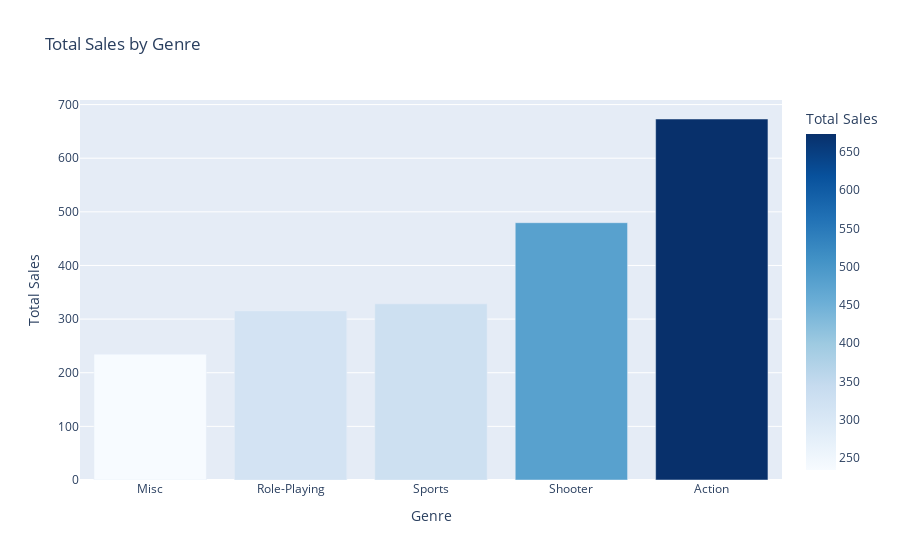

Notebook code for this chart:
### Markdown cell above
### PlayStation and Xbox mark up a majority of the game sales across the globe.

### Code cell
# group by genre 
total_sales_by_genre = df.groupby('genre')['total_sales'].sum().reset_index()
total_sales_by_genre = total_sales_by_genre.sort_values(by='total_sales', ascending=True)

# filter for total sales 
total_sales_by_genre = total_sales_by_genre[total_sales_by_genre['total_sales'] > 150]

# plot
fig3 = px.bar(total_sales_by_genre, x='genre', y='total_sales', title='Total Sales by Genre', labels={'genre': 'Genre', 'total_sales': 'Total Sales'}, color='total_sales', color_continuous_scale='blues')

fig3.show()

### Figure 1 — Plotly figure (JSON) as saved in the notebook; plotly's stock layout.template omitted (floating-point values rounded to 4 significant figures)
{"data": [{"alignmentgroup": "True", "hovertemplate": "Genre=%{x}<br>Total Sales=%{marker.color}<extra></extra>", "legendgroup": "", "marker": {"color": [234.6, 315.3, 328.4, 479.7, 673.1], "coloraxis": "coloraxis", "pattern": {"shape": ""}}, "name": "", "offsetgroup": "", "orientation": "v", "showlegend": false, "textposition": "auto", "type": "bar", "x": ["Misc", "Role-Playing", "Sports", "Shooter", "Action"], "xaxis": "x", "y": [234.6, 315.3, 328.4, 479.7, 673.1], "yaxis": "y"}], "layout": {"autosize": true, "barmode": "relative", "coloraxis": {"colorbar": {"title": {"text": "Total Sales"}}, "colorscale": [[0, "rgb(247,251,255)"], [0.125, "rgb(222,235,247)"], [0.25, "rgb(198,219,239)"], [0.375, "rgb(158,202,225)"], [0.5, "rgb(107,174,214)"], [0.625, "rgb(66,146,198)"], [0.75, "rgb(33,113,181)"], [0.875, "rgb(8,81,156)"], [1, "rgb(8,48,107)"]]}, "legend": {"tracegroupgap": 0}, "title": {"text": "Total Sales by Genre"}, "xaxis": {"anchor": "y", "autorange": true, "domain": [0, 1], "range": [-0.5, 4.5], "title": {"text": "Genre"}, "type": "category"}, "yaxis": {"anchor": "x", "autorange": true, "domain": [0, 1], "range": [0, 708.5], "title": {"text": "Total Sales"}, "type": "linear"}}}
